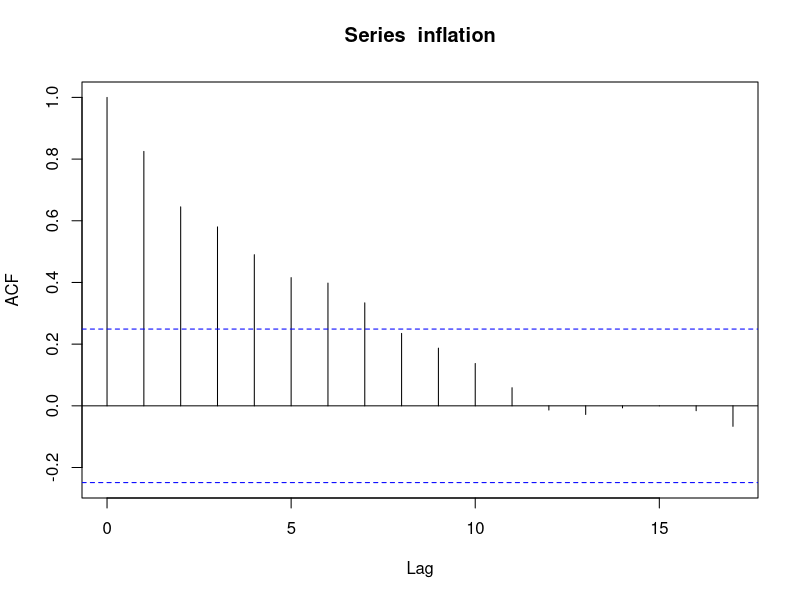
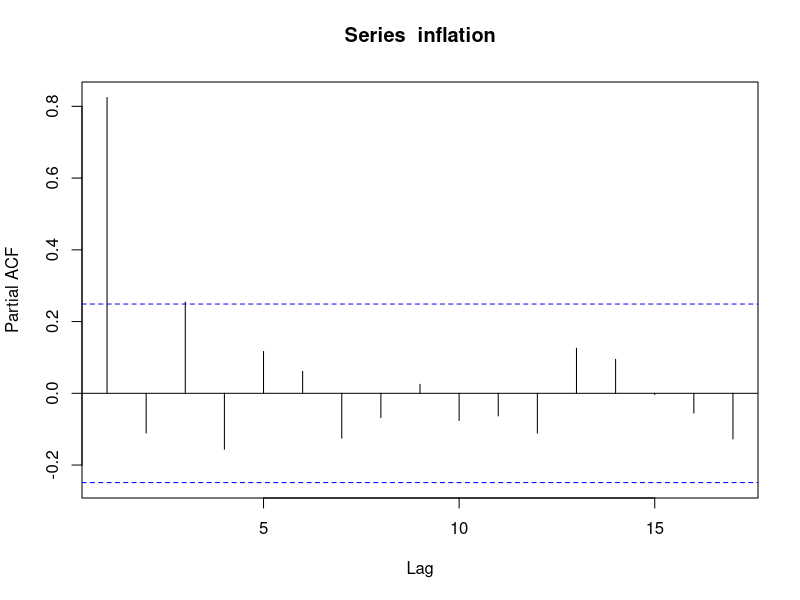
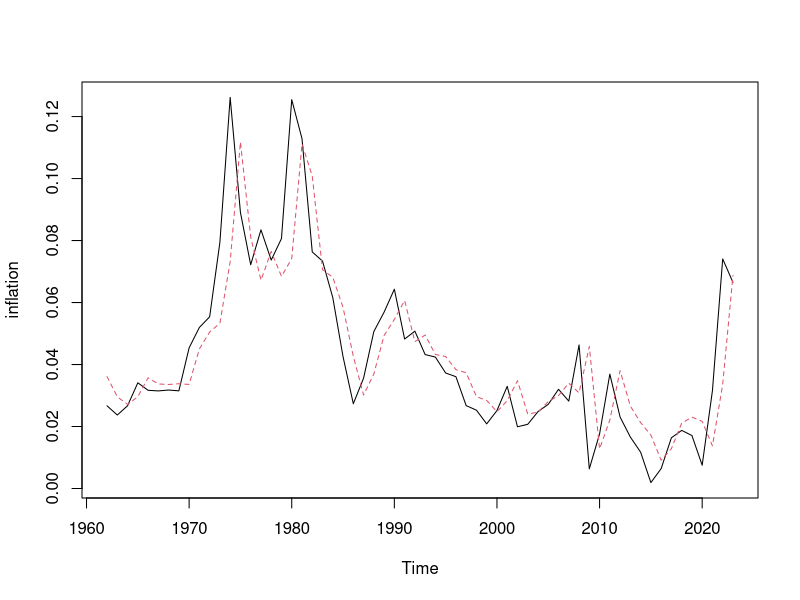
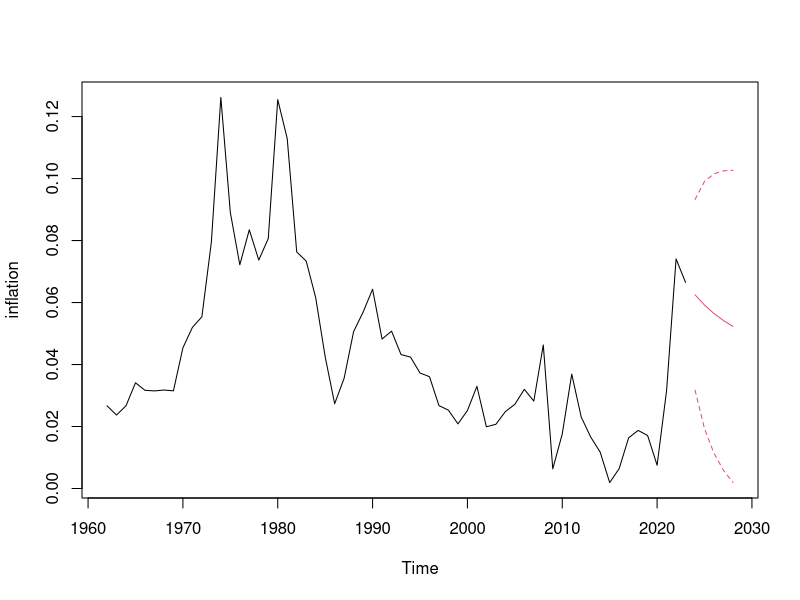
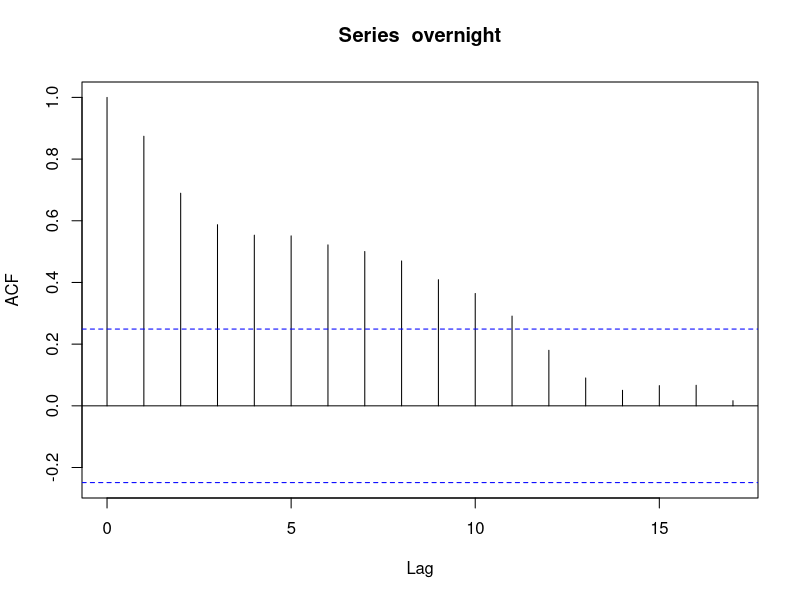
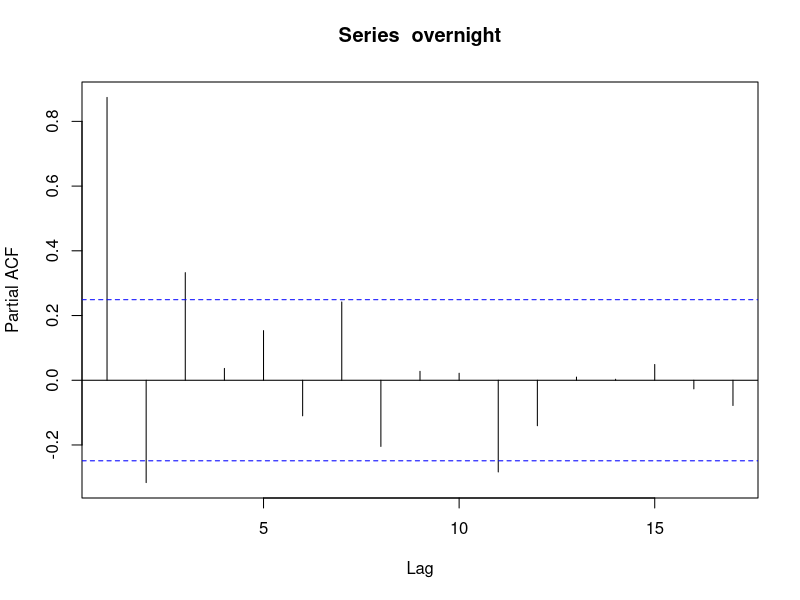
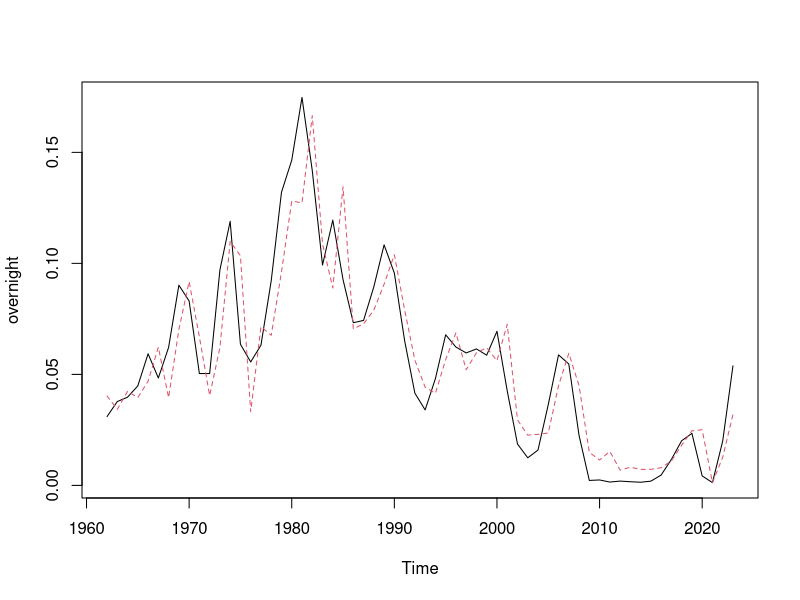
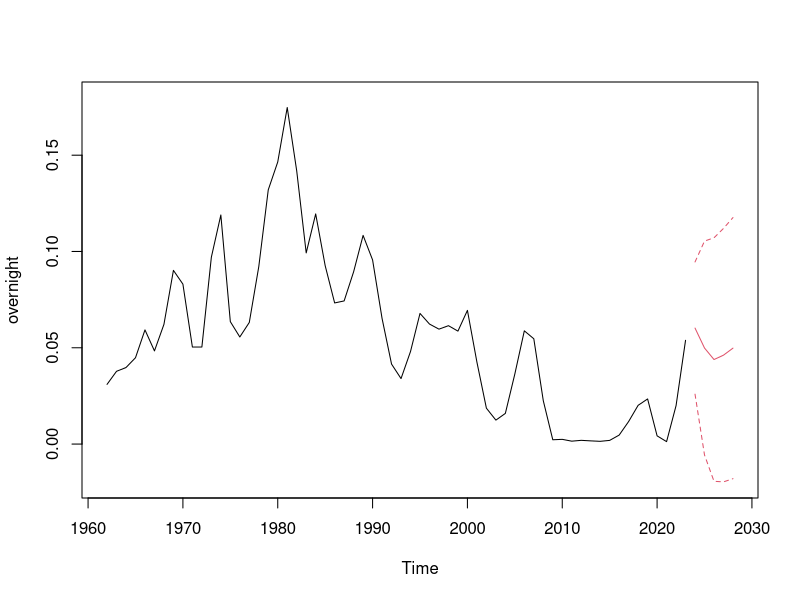

These figures' R source, in order: (Note: this script raises an error after producing the figures.)
library(openxlsx)
historical_interest<-read.xlsx("soa-materials/srcsc-2024-lumaria-economic-data.xlsx", startRow = 12)
inflation<-ts(data=historical_interest$Inflation, start = 1962, end = 2023)
overnight<-ts(data = historical_interest$Government.of.Lumaria.Overnight.Rate, start = 1962, end = 2023)
oneyear<-ts(data = historical_interest$`1-yr.Risk.Free.Annual.Spot.Rate`, start = 1962, end = 2023)
tenyear<-ts(data = historical_interest$`10-yr.Risk.Free.Annual.Spot.Rate`, start = 1962, end = 2023)


#Construct ARMA models for each historical interest rate and forecast interest rates for the next 5 years with a 95% CI'

acf(inflation)
pacf(inflation)
#Use ACF and PACF to determine best model for each interest rate'
inflation_AR<-arima(inflation, order = c (1,0,0))
print(inflation_AR)
ts.plot(inflation)
inflation_AR_fit<-inflation - residuals(inflation_AR)
#Graphing fit'
points(inflation_AR_fit,type = "l", col = 2, lty = 2)
#Forecasting future interest rates and graphing'
ts.plot(inflation, xlim = c(1962,2028))
inflation_forecast<-predict(inflation_AR, n.ahead = 5)
points(inflation_forecast$pred, type = "l", col = 2)
points(inflation_forecast$pred+2*inflation_forecast$se, type = "l", col = 2, lty = 2)
points(inflation_forecast$pred-2*inflation_forecast$se, type = "l", col = 2, lty = 2)

#Repeating for all rates
acf(overnight)
pacf(overnight)
overnight_AR<-arima(overnight, order = c (3,0,0))
print(overnight_AR)
ts.plot(overnight)
overnight_AR_fit<-overnight - residuals(overnight_AR)
points(overnight_AR_fit,type = "l", col = 2, lty = 2)
ts.plot(overnight, xlim = c(1962,2028), ylim = c(-0.02,0.18))
overnight_forecast<-predict(overnight_AR, n.ahead = 5)
points(overnight_forecast$pred, type = "l", col = 2)
points(overnight_forecast$pred+2*overnight_forecast$se, type = "l", col = 2, lty = 2)
points(overnight_forecast$pred-2*overnight_forecast$se, type = "l", col = 2, lty = 2)


acf(oneyear)
pacf(oneyear)
oneyear_AR<-arima(oneyear, order = c (1,0,0))
print(oneyear_AR)
ts.plot(oneyear)
oneyear_AR_fit<-oneyear - residuals(oneyear_AR)
points(oneyear_AR_fit,type = "l", col = 2, lty = 2)
ts.plot(oneyear, xlim = c(1962,2028), ylim = c(-0.01,0.16))
oneyear_forecast<-predict(oneyear_AR, n.ahead = 5)
points(oneyear_forecast$pred, type = "l", col = 2)
points(oneyear_forecast$pred+2*oneyear_forecast$se, type = "l", col = 2, lty = 2)
points(oneyear_forecast$pred-2*oneyear_forecast$se, type = "l", col = 2, lty = 2)


acf(tenyear)
pacf(tenyear)
tenyear_AR<-arima(tenyear, order = c (4,0,0))
print(tenyear_AR)
ts.plot(tenyear)
tenyear_AR_fit<-tenyear - residuals(tenyear_AR)
points(tenyear_AR_fit,type = "l", col = 2, lty = 2)
ts.plot(tenyear, xlim = c(1962,2028), ylim = c(-0.01,0.171))
tenyear_forecast<-predict(tenyear_AR, n.ahead = 5)
points(tenyear_forecast$pred, type = "l", col = 2)
points(tenyear_forecast$pred+2*tenyear_forecast$se, type = "l", col = 2, lty = 2)
points(tenyear_forecast$pred-2*tenyear_forecast$se, type = "l", col = 2, lty = 2)



#Table form for use elsewhere
inflation_rates<-matrix(c(inflation_forecast$pred,inflation_forecast$pred-2*inflation_forecast$se,inflation_forecast$pred+2*inflation_forecast$se),nrow = 5, ncol = 3, dimnames = list(2024:2028, c("Forecasted Inflation Rate", "Lower 95% CI", "Upper 95% CI")))
overnight_rates<-matrix(c(overnight_forecast$pred,overnight_forecast$pred-2*overnight_forecast$se,overnight_forecast$pred+2*overnight_forecast$se),nrow = 5, ncol = 3, dimnames = list(2024:2028, c("Forecasted overnight Rate", "Lower 95% CI", "Upper 95% CI")))
oneyear_rates<-matrix(c(oneyear_forecast$pred,oneyear_forecast$pred-2*oneyear_forecast$se,oneyear_forecast$pred+2*oneyear_forecast$se),nrow = 5, ncol = 3, dimnames = list(2024:2028, c("Forecasted oneyear Rate", "Lower 95% CI", "Upper 95% CI")))
tenyear_rates<-matrix(c(tenyear_forecast$pred,tenyear_forecast$pred-2*tenyear_forecast$se,tenyear_forecast$pred+2*tenyear_forecast$se),nrow = 5, ncol = 3, dimnames = list(2024:2028, c("Forecasted tenyear Rate", "Lower 95% CI", "Upper 95% CI")))





#All rates appear to be highly cross-correlated at 0 lag so can group forecast, lower , upper interest rates in scenario'
ccf(inflation, overnight)
ccf(inflation, oneyear)
ccf(inflation, tenyear)
ccf(overnight, oneyear)
ccf(overnight, tenyear)
ccf(oneyear, tenyear)

#Storing data
inflation_rates<-as.data.frame(inflation_rates)
output_data<-data.frame(year = c(1962:2028, "Long-term rate of inflation"), rate = append(historical_interest$Inflation,c(inflation_rates$`Forecasted Inflation Rate`, inflation_AR$coef[2])))
write.csv(output_data, file = "data/inflation-rates.csv")
write.xlsx(list("Inflation" = inflation_rates, "LumariaOvernightRate" = overnight_rates,"1-yrRiskFreeAnnualSpotRate" = oneyear_rates,"10-yrRiskFreeAnnualSpotRate" = tenyear_rates), file = "interest-rate-projections.xlsx")
